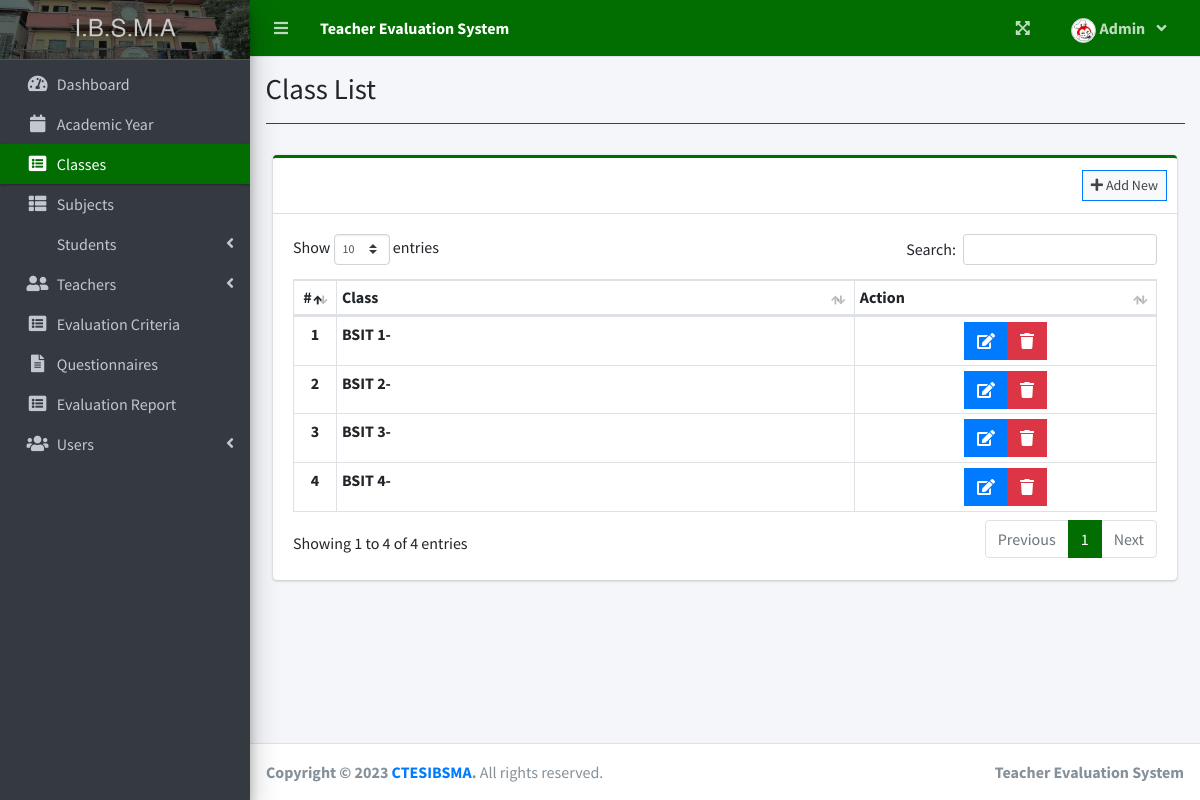
Page /index.php?page=class_list (signed in) on the committed database.
### tables this page shows
CREATE TABLE `class_list` (
  `id` int(30) NOT NULL,
  `curriculum` text NOT NULL,
  `level` text NOT NULL,
  `section` text NOT NULL
);

### admin/class_list.php (the view, shortened to what this page needs)
<?php include'db_connect.php' ?>
<div class="col-lg-12">
	<div class="card card-outline card-primary">
		<div class="card-header">
			<div class="card-tools">
				<a class="btn btn-block btn-sm btn-default btn-flat border-primary new_class" href="javascript:void(0)"><i class="fa fa-plus"></i> Add New</a>
			</div>
		</div>
		<div class="card-body">
			<table class="table table-sm table-hover table-bordered" id="list">
				<colgroup>
					<col width="5%">
					<col width="60%">
				</colgroup>
				<thead>
					<tr>
						<th class="text-center">#</th>
						<th>Class</th>
						<th>Action</th>
					</tr>
				</thead>
				<tbody>
					<?php
					$i = 1;
					$qry = $conn->query("SELECT *,concat(curriculum,' ',level,'-',section) as `class` FROM class_list order by class asc ");
					while($row= $qry->fetch_assoc()):
					?>
					<tr>
						<th class="text-center"><?php echo $i++ ?></th>
						<td><b><?php echo $row['class'] ?></b></td>
						<td class="text-center">
		                    <div class="btn-group">
		                        <a href="javascript:void(0)" data-id='<?php echo $row['id'] ?>' class="btn btn-primary btn-flat manage_class">
		                          <i class="fas fa-edit"></i>
		                        </a>
		                        <button type="button" class="btn btn-danger btn-flat delete_class" data-id="<?php echo $row['id'] ?>">
		                          <i class="fas fa-trash"></i>
		                        </button>
	                      </div>
						</td>
					</tr>
				<?php endwhile; ?>
				</tbody>
			</table>
		</div>
	</div>
</div>

### index.php (style rules this page uses)
.card-outline { border-color: #026e02 !important; }

### rows in the picture
class_list: class "BSIT 1-"
class_list: class "BSIT 2-"
class_list: class "BSIT 3-"
class_list: class "BSIT 4-"

### other values in the picture
$_SESSION['system']['name'] "Teacher Evaluation System"
$_SESSION['login_firstname'] "Admin"
$title "Class List"
